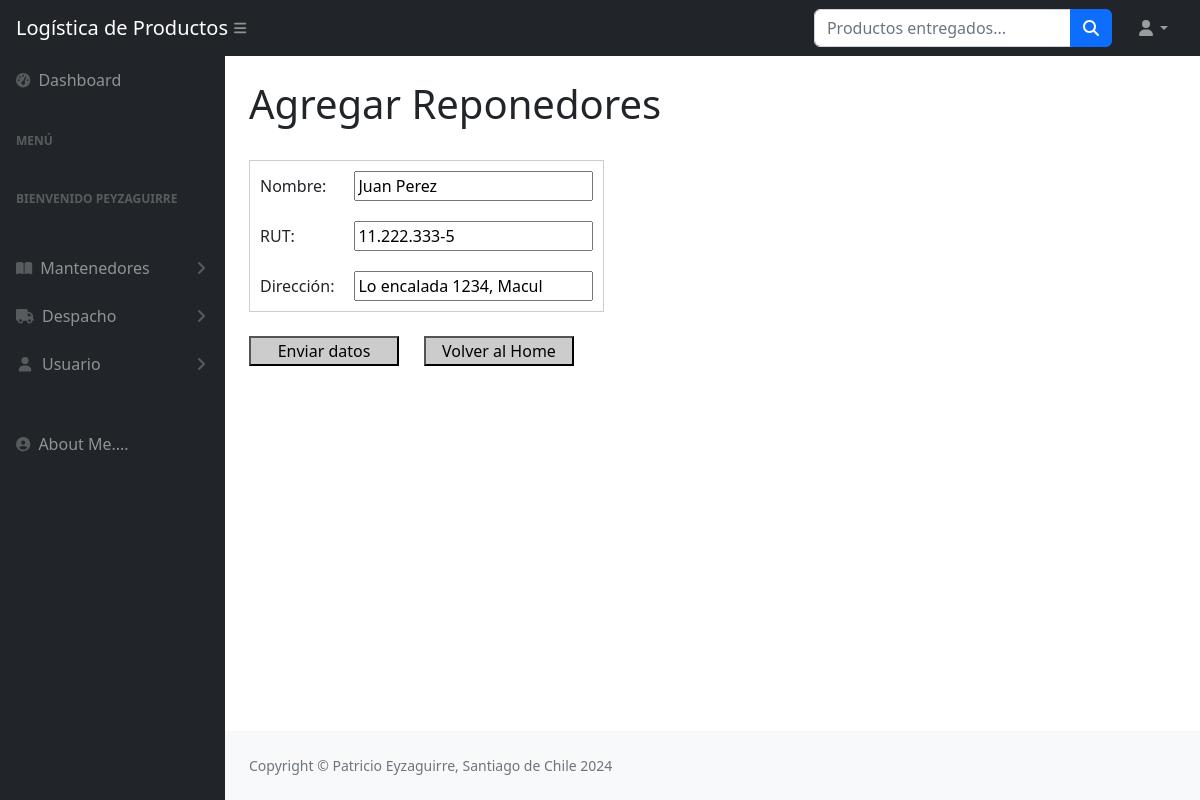
Screenshot of /Flujos/editarRepartidor/1/ (signed in) with the database file from the repository.
### Flujos/models.py (models this page shows, shortened)
class Repartidor(models.Model):
    nombre = models.CharField(max_length = 50)
    rut = models.CharField(max_length = 50)
    direccion = models.CharField(max_length = 50)

### Flujos/views.py (the view)
# urls.py: path('editarRepartidor/<id_repartidor>/', updateRepartidor, name = "ActualizaRepartidor"),
@login_required
def updateRepartidor(request, id_repartidor):
    reponedor = Repartidor.objects.get(id=id_repartidor)
    if request.method == "POST":
        miForm = RepartidorForm(request.POST)
        if miForm.is_valid():
            reponedor.nombre = miForm.cleaned_data.get('nombre')
            reponedor.rut = miForm.cleaned_data.get('rut')
            reponedor.direccion = miForm.cleaned_data.get('direccion')
            reponedor.save()
            return redirect(reverse_lazy("Repartidores"))
    else:
            miForm = RepartidorForm(initial={
                'nombre': reponedor.nombre,
                'rut': reponedor.rut,
                'direccion': reponedor.direccion,
            })
    return render(request, "Flujos/repartidorForm.html", {'form': miForm})

### Flujos/forms.py
class RepartidorForm(forms.Form):
    nombre = forms.CharField(max_length = 50, required=True, label="Nombre")
    rut = forms.CharField(max_length = 50, required=True, label="RUT")
    direccion = forms.CharField(max_length = 50, required=True, label= "Dirección")

### Flujos/templates/Flujos/repartidorForm.html (shortened to what this page needs)
{% extends 'Flujos/home.html' %}
{% block titulo %}
    <div class="container-fluid px-4">
        <h1 class="mt-4">Agregar Reponedores</h1>
        <br>
    </div>
{% endblock titulo %}
{% block contenido %}
    <div class="container-fluid px-4">
        <form action="" method="post">
            <table>
                {{form.as_table}}
            </table>
            <br>
            <input type="submit" value= "Enviar datos" style="background-color: #cccccc; width: 150px">
            <a href="{% url 'home' %}">
                <input type="button" value= "Volver al Home" style="background-color: #cccccc; width: 150px">
            </a>
        </form>
    </div>
{% endblock contenido %}

### Flujos/templates/Flujos/home.html (shortened to what this page needs)
<!DOCTYPE html>
<html lang="en">
    <head>
        {% load static %}
        <link href="https://cdn.jsdelivr.net/npm/simple-datatables@7.1.2/dist/style.min.css" rel="stylesheet" />
        <link href="{% static 'css/styles.css' %}" rel="stylesheet" />
    </head>
    <body class="sb-nav-fixed">
        <nav class="sb-topnav navbar navbar-expand navbar-dark bg-dark">
            <a class="navbar-brand ps-3" href="{% url 'home' %}">Logística de Productos</a>
            <button class="btn btn-link btn-sm order-1 order-lg-0 me-4 me-lg-0" id="sidebarToggle" href="#!"><i class="fas fa-bars"></i></button>
            <form class="d-none d-md-inline-block form-inline ms-auto me-0 me-md-3 my-2 my-md-0" action="{% url 'buscar_despacho' %}" method="get">
                <div class="input-group">
                    <input class="form-control" type="text" placeholder="Productos entregados..." aria-label="Search for..." aria-describedby="btnNavbarSearch" name="buscar" id="buscar"/>
                    <button class="btn btn-primary" id="btnNavbarSearch" type="submit" value="Buscar"><i class="fas fa-search"></i></button>
                </div>
            </form>
            <ul class="navbar-nav ms-auto ms-md-0 me-3 me-lg-4">
                <li class="nav-item dropdown">
                    <a class="nav-link dropdown-toggle" id="navbarDropdown" href="#" role="button" data-bs-toggle="dropdown" aria-expanded="false"><i class="fas fa-user fa-fw"></i></a>
                </li>
            </ul>
        </nav>
        <div id="layoutSidenav">
            <div id="layoutSidenav_nav">
                <nav class="sb-sidenav accordion sb-sidenav-dark" id="sidenavAccordion">
                    <div class="sb-sidenav-menu">
                        <div class="nav">
                            <a class="nav-link" href="{% url 'home' %}">
                                <div class="sb-nav-link-icon"><i class="fas fa-tachometer-alt"></i></div>
                                Dashboard
                            </a>
                            <div class="sb-sidenav-menu-heading">Menú</div>
                            {% if user.is_authenticated %}
                                <div class="sb-sidenav-menu-heading">Bienvenido {{user.username}}</div>
                                <div class="text-center">
                                </div>
                                <a class="nav-link collapsed" href="#" data-bs-toggle="collapse" data-bs-target="#collapsePages" aria-expanded="false" aria-controls="collapsePages">
                                    <div class="sb-nav-link-icon"><i class="fas fa-book-open"></i></div>
                                    Mantenedores
                                    <div class="sb-sidenav-collapse-arrow"><i class="fas fa-angle-down"></i></div>
                                </a>
                                <a class="nav-link collapsed" href="#" data-bs-toggle="collapse" data-bs-target="#collapsePages3" aria-expanded="false" aria-controls="collapsePages">
                                    <div class="sb-nav-link-icon"><i class="fas fa-truck fa-fw"></i></div>
                                    Despacho
                                    <div class="sb-sidenav-collapse-arrow"><i class="fas fa-angle-down"></i></div>
                                </a>
                                <a class="nav-link collapsed" href="#" data-bs-toggle="collapse" data-bs-target="#collapsePages2" aria-expanded="false" aria-controls="collapsePages">
                                    <div class="sb-nav-link-icon"><i class="fas fa-user fa-fw"></i></div>
                                    Usuario
                                    <div class="sb-sidenav-collapse-arrow"><i class="fas fa-angle-down"></i></div>
                                </a>
                                <a class="nav-link" href="{% url 'AboutMe' %}">
                                    <div class="sb-nav-link-icon"><i class="fas fa fa-user-circle"></i></div>
                                    About Me....
                                </a>
                            {% endif %}
                        </div>
                    </div>
                </nav>
            </div>
            <div id="layoutSidenav_content">
                {% block titulo %}{% endblock titulo %}
                {% block contenido %}
                {% endblock contenido %}
                <footer class="py-4 bg-light mt-auto">
                    <div class="container-fluid px-4">
                        <div class="d-flex align-items-center justify-content-between small">
                            <div class="text-muted">Copyright &copy; Patricio Eyzaguirre, Santiago de Chile 2024</div>
                        </div>
                    </div>
                </footer>
            </div>
        </div>
    </body>
</html>

### Flujos/templates/Flujos/repartidorForm.html (style rules this page uses)
table { border: 1px solid #d1cccc }
table, th, td { border-collapse: collapse; }
th, td { padding: 10px; font-style: normal; font-weight: unset }

### rows the page displays
Repartidor: nombre "Juan Perez", rut "11.222.333-5", direccion "Lo encalada 1234, Macul"

### other values shown
{{ user.username }} "PEYZAGUIRRE"
